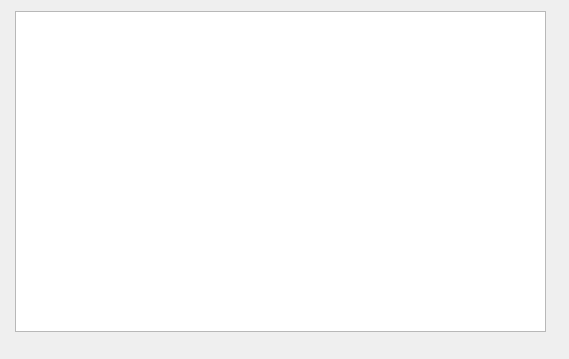
<?xml version="1.0" encoding="UTF-8"?>
<ui version="4.0">
 <class>Dialog</class>
 <widget class="QDialog" name="Dialog">
  <property name="geometry">
   <rect>
    <x>0</x>
    <y>0</y>
    <width>569</width>
    <height>359</height>
   </rect>
  </property>
  <property name="windowTitle">
   <string>Dialog</string>
  </property>
  <widget class="QTableView" name="tableView">
   <property name="geometry">
    <rect>
     <x>15</x>
     <y>11</y>
     <width>531</width>
     <height>321</height>
    </rect>
   </property>
  </widget>
 </widget>
 <resources/>
 <connections/>
</ui>
